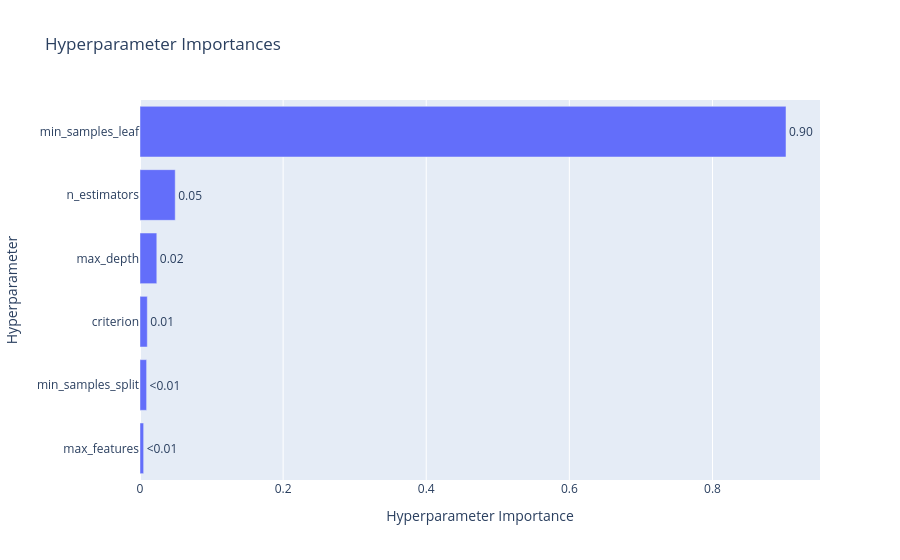
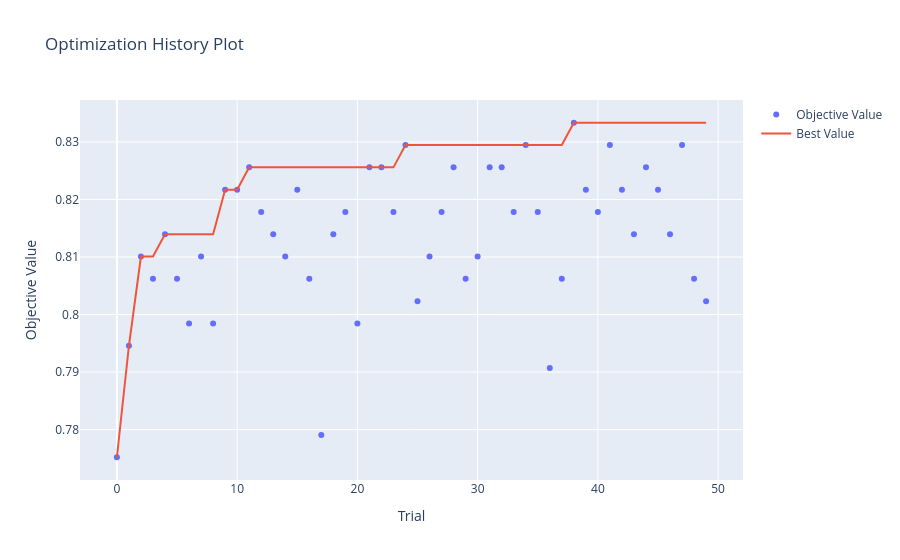

The notebook cell saved with these charts, in order:
### Code cell
import optuna
fig = optuna.visualization.plot_param_importances(experimento_1.study)
fig.show()

fig = optuna.visualization.plot_optimization_history(experimento_1.study)
fig.show()

### Figure 1 — Plotly figure (JSON) as saved in the notebook; plotly's stock layout.template omitted (floating-point values rounded to 4 significant figures)
{"data": [{"cliponaxis": false, "hovertemplate": ["max_features (CategoricalDistribution): 0.005090515636175777<extra></extra>", "min_samples_split (IntDistribution): 0.009242161183862762<extra></extra>", "criterion (CategoricalDistribution): 0.010200435456166248<extra></extra>", "max_depth (IntDistribution): 0.02348288306622995<extra></extra>", "n_estimators (IntDistribution): 0.04922605501589425<extra></extra>", "min_samples_leaf (IntDistribution): 0.9027579496416711<extra></extra>"], "name": "Objective Value", "orientation": "h", "text": ["<0.01", "<0.01", "0.01", "0.02", "0.05", "0.90"], "textposition": "outside", "type": "bar", "x": [0.005091, 0.009242, 0.0102, 0.02348, 0.04923, 0.9028], "y": ["max_features", "min_samples_split", "criterion", "max_depth", "n_estimators", "min_samples_leaf"]}], "layout": {"title": {"text": "Hyperparameter Importances"}, "xaxis": {"title": {"text": "Hyperparameter Importance"}}, "yaxis": {"title": {"text": "Hyperparameter"}}}}

### Figure 2 — Plotly figure (JSON) as saved in the notebook; plotly's stock layout.template omitted (floating-point values rounded to 4 significant figures)
{"data": [{"mode": "markers", "name": "Objective Value", "type": "scatter", "x": [0, 1, 2, 3, 4, 5, 6, 7, 8, 9, 10, 11, 12, 13, 14, 15, 16, 17, 18, 19, 20, 21, 22, 23, 24, 25, 26, 27, 28, 29, 30, 31, 32, 33, 34, 35, 36, 37, 38, 39, 40, 41, 42, 43, 44, 45, 46, 47, 48, 49], "y": [0.7752, 0.7946, 0.8101, 0.8062, 0.814, 0.8062, 0.7984, 0.8101, 0.7984, 0.8217, 0.8217, 0.8256, 0.8178, 0.814, 0.8101, 0.8217, 0.8062, 0.7791, 0.814, 0.8178, 0.7984, 0.8256, 0.8256, 0.8178, 0.8295, 0.8023, 0.8101, 0.8178, 0.8256, 0.8062, 0.8101, 0.8256, 0.8256, 0.8178, 0.8295, 0.8178, 0.7907, 0.8062, 0.8333, 0.8217, 0.8178, 0.8295, 0.8217, 0.814, 0.8256, 0.8217, 0.814, 0.8295, 0.8062, 0.8023]}, {"mode": "lines", "name": "Best Value", "type": "scatter", "x": [0, 1, 2, 3, 4, 5, 6, 7, 8, 9, 10, 11, 12, 13, 14, 15, 16, 17, 18, 19, 20, 21, 22, 23, 24, 25, 26, 27, 28, 29, 30, 31, 32, 33, 34, 35, 36, 37, 38, 39, 40, 41, 42, 43, 44, 45, 46, 47, 48, 49], "y": [0.7752, 0.7946, 0.8101, 0.8101, 0.814, 0.814, 0.814, 0.814, 0.814, 0.8217, 0.8217, 0.8256, 0.8256, 0.8256, 0.8256, 0.8256, 0.8256, 0.8256, 0.8256, 0.8256, 0.8256, 0.8256, 0.8256, 0.8256, 0.8295, 0.8295, 0.8295, 0.8295, 0.8295, 0.8295, 0.8295, 0.8295, 0.8295, 0.8295, 0.8295, 0.8295, 0.8295, 0.8295, 0.8333, 0.8333, 0.8333, 0.8333, 0.8333, 0.8333, 0.8333, 0.8333, 0.8333, 0.8333, 0.8333, 0.8333]}, {"marker": {"color": "#cccccc"}, "mode": "markers", "name": "Infeasible Trial", "showlegend": false, "type": "scatter", "x": [], "y": []}], "layout": {"title": {"text": "Optimization History Plot"}, "xaxis": {"title": {"text": "Trial"}}, "yaxis": {"title": {"text": "Objective Value"}}}}
